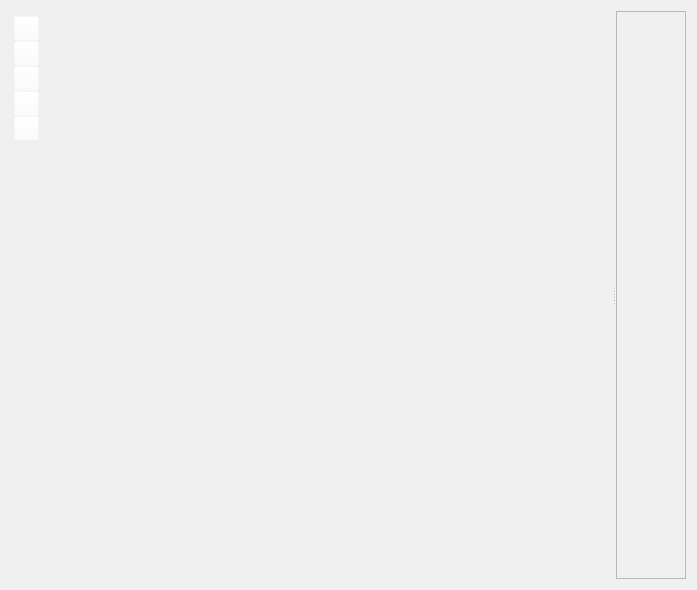
<?xml version="1.0" encoding="UTF-8"?>
<ui version="4.0">
 <class>AbstractPlot</class>
 <widget class="QWidget" name="AbstractPlot">
  <property name="geometry">
   <rect>
    <x>0</x>
    <y>0</y>
    <width>697</width>
    <height>590</height>
   </rect>
  </property>
  <property name="windowTitle">
   <string>Form</string>
  </property>
  <layout class="QHBoxLayout" name="horizontalLayout">
   <item>
    <widget class="QSplitter" name="splitter">
     <property name="frameShape">
      <enum>QFrame::NoFrame</enum>
     </property>
     <property name="orientation">
      <enum>Qt::Horizontal</enum>
     </property>
     <widget class="QCustomPlot" name="plot" native="true">
      <property name="toolTip">
       <string/>
      </property>
      <widget class="QWidget" name="widgetToolTip" native="true">
       <property name="geometry">
        <rect>
         <x>40</x>
         <y>80</y>
         <width>51</width>
         <height>41</height>
        </rect>
       </property>
       <property name="toolTip">
        <string>&lt;html&gt;&lt;head/&gt;&lt;body&gt;&lt;p&gt;&lt;span style=&quot; font-weight:600;&quot;&gt;Как масштабировать ось:&lt;/span&gt; навести курсор на ось и крутить колесико &lt;span style=&quot; font-style:italic;&quot;&gt;или &lt;/span&gt;сделать двойнок клик на ось и появятся настройки.&lt;br/&gt;Если нажать на правую кнопку мыши (ПКМ), то оси автоматически подстроятся под графики.&lt;/p&gt;&lt;p&gt;&lt;span style=&quot; font-weight:600;&quot;&gt;Режимы работы графика: &lt;/span&gt;Существует два основных режима: &lt;span style=&quot; font-style:italic;&quot;&gt;realtime&lt;/span&gt; и &lt;span style=&quot; font-style:italic;&quot;&gt;свободный&lt;/span&gt;. Режим изменяется двойным кликом мышки (ЛКМ) по области графика (см рисунок ниже).&lt;br/&gt;&lt;img src=&quot;:/ui/ui-realtimeqcp-mouse-area.PNG&quot;/&gt;&lt;/p&gt;&lt;p&gt;В режиме &lt;span style=&quot; font-style:italic;&quot;&gt;realtime&lt;/span&gt; показывается только последние несколько минут без возможности прокрутки оси времени, сбоку появится буква &lt;span style=&quot; font-style:italic;&quot;&gt;R (Realtime).&lt;br/&gt;&lt;/span&gt;&lt;img src=&quot;:/ui/ui-realtimeqcp-realtime.PNG&quot;/&gt;&lt;br/&gt;В этом режиме нельзя двигать ось времени влево или право, однако можно менять временной диапазон, смотри раздел &lt;span style=&quot; font-style:italic;&quot;&gt;Как масштабировать ось.&lt;br/&gt;&lt;/span&gt;В режиме &lt;span style=&quot; font-style:italic;&quot;&gt;свободный&lt;/span&gt; можно листать график по любым осям без ограничений, буквы &lt;span style=&quot; font-style:italic;&quot;&gt;R&lt;/span&gt; не будет.&lt;/p&gt;&lt;p&gt;&lt;span style=&quot; font-weight:600;&quot;&gt;Как включить курсор: &lt;/span&gt;нужно нажать правой кнопкой мыши (ПКМ) по области графика, и справа в легенде будет показано значение в позиции курсора.&lt;br/&gt;В этом режиме отображается надпись &lt;span style=&quot; font-style:italic;&quot;&gt;C1(Cursor 1) &lt;/span&gt;сбоку. &lt;br/&gt;&lt;img src=&quot;:/ui/ui-realtimeqcp-cursor0102.PNG&quot;/&gt;&lt;br/&gt;Так же можно активировать второй курсор нажатием на колесико мыши (СКМ) и это дает возможность&lt;br/&gt;посмотреть в легенде разницу между значениями под курсорами.&lt;br/&gt;Режим второго курсора отображается надписью &lt;span style=&quot; font-style:italic;&quot;&gt;C2(Cursor 2)&lt;/span&gt; сбоку.&lt;/p&gt;&lt;p&gt;&lt;span style=&quot; font-weight:600;&quot;&gt;Легенда: &lt;/span&gt;В легенде можно отключить видимость графика и изменить его цвет. &lt;br/&gt;Сверку показано время. В режиме &lt;span style=&quot; font-style:italic;&quot;&gt;realtime &lt;/span&gt;показывается текущее время.&lt;br/&gt;В режиме &lt;span style=&quot; font-style:italic;&quot;&gt;свободный &lt;/span&gt;показывается время первого курсора &lt;span style=&quot; font-style:italic;&quot;&gt;C1, &lt;/span&gt;а в круглых скобках указана разница между текущим временем и временем курсора&lt;span style=&quot; font-style:italic;&quot;&gt;.&lt;br/&gt;&lt;/span&gt;Когда активны оба курсора &lt;span style=&quot; font-style:italic;&quot;&gt;C1 C2 &lt;/span&gt;- показывается временная разница между курсорами в квадратных скобках.&lt;/p&gt;&lt;/body&gt;&lt;/html&gt;</string>
       </property>
      </widget>
      <widget class="QPushButton" name="pushButtonHelp">
       <property name="geometry">
        <rect>
         <x>3</x>
         <y>30</y>
         <width>25</width>
         <height>25</height>
        </rect>
       </property>
       <property name="sizePolicy">
        <sizepolicy hsizetype="Fixed" vsizetype="Fixed">
         <horstretch>0</horstretch>
         <verstretch>0</verstretch>
        </sizepolicy>
       </property>
       <property name="minimumSize">
        <size>
         <width>0</width>
         <height>0</height>
        </size>
       </property>
       <property name="toolTip">
        <string>Помощь</string>
       </property>
       <property name="styleSheet">
        <string notr="true">background-color: rgba(255, 255, 255, 0);</string>
       </property>
       <property name="text">
        <string/>
       </property>
       <property name="icon">
        <iconset resource="../../../pic/ui-res.qrc">
         <normaloff>:/ico-custom/ico/custom/ask-question_002.png</normaloff>:/ico-custom/ico/custom/ask-question_002.png</iconset>
       </property>
       <property name="iconSize">
        <size>
         <width>25</width>
         <height>25</height>
        </size>
       </property>
      </widget>
      <widget class="QPushButton" name="pushButtonPrintScreenCopy">
       <property name="geometry">
        <rect>
         <x>3</x>
         <y>80</y>
         <width>25</width>
         <height>25</height>
        </rect>
       </property>
       <property name="sizePolicy">
        <sizepolicy hsizetype="Fixed" vsizetype="Fixed">
         <horstretch>0</horstretch>
         <verstretch>0</verstretch>
        </sizepolicy>
       </property>
       <property name="minimumSize">
        <size>
         <width>0</width>
         <height>0</height>
        </size>
       </property>
       <property name="toolTip">
        <string>Копировать скриншот в буфер обмена</string>
       </property>
       <property name="styleSheet">
        <string notr="true">background-color: rgba(255, 255, 255, 0);</string>
       </property>
       <property name="text">
        <string/>
       </property>
       <property name="icon">
        <iconset resource="../../../pic/ui-res.qrc">
         <normaloff>:/ico/web/ico/web/screenshot_002.png</normaloff>:/ico/web/ico/web/screenshot_002.png</iconset>
       </property>
       <property name="iconSize">
        <size>
         <width>25</width>
         <height>25</height>
        </size>
       </property>
      </widget>
      <widget class="QPushButton" name="pushButtonPrintScreen">
       <property name="geometry">
        <rect>
         <x>3</x>
         <y>55</y>
         <width>25</width>
         <height>25</height>
        </rect>
       </property>
       <property name="sizePolicy">
        <sizepolicy hsizetype="Fixed" vsizetype="Fixed">
         <horstretch>0</horstretch>
         <verstretch>0</verstretch>
        </sizepolicy>
       </property>
       <property name="toolTip">
        <string>Сделать скриншот</string>
       </property>
       <property name="styleSheet">
        <string notr="true">background-color: rgba(255, 255, 255, 0);</string>
       </property>
       <property name="text">
        <string/>
       </property>
       <property name="icon">
        <iconset resource="../../../pic/ui-res.qrc">
         <normaloff>:/ico/web/ico/web/camera.png</normaloff>:/ico/web/ico/web/camera.png</iconset>
       </property>
       <property name="iconSize">
        <size>
         <width>25</width>
         <height>25</height>
        </size>
       </property>
      </widget>
      <widget class="QPushButton" name="pushButtonOptions">
       <property name="geometry">
        <rect>
         <x>3</x>
         <y>5</y>
         <width>25</width>
         <height>25</height>
        </rect>
       </property>
       <property name="sizePolicy">
        <sizepolicy hsizetype="Fixed" vsizetype="Fixed">
         <horstretch>0</horstretch>
         <verstretch>0</verstretch>
        </sizepolicy>
       </property>
       <property name="minimumSize">
        <size>
         <width>0</width>
         <height>0</height>
        </size>
       </property>
       <property name="toolTip">
        <string>Настройки</string>
       </property>
       <property name="styleSheet">
        <string notr="true">background-color: rgba(255, 255, 255, 0);</string>
       </property>
       <property name="text">
        <string/>
       </property>
       <property name="icon">
        <iconset resource="../../../pic/ui-res.qrc">
         <normaloff>:/ico-custom/ico/custom/gears-white.png</normaloff>:/ico-custom/ico/custom/gears-white.png</iconset>
       </property>
       <property name="iconSize">
        <size>
         <width>25</width>
         <height>25</height>
        </size>
       </property>
       <property name="checkable">
        <bool>true</bool>
       </property>
      </widget>
      <widget class="QPushButton" name="pushButtonPrintScreenPaint">
       <property name="geometry">
        <rect>
         <x>3</x>
         <y>105</y>
         <width>25</width>
         <height>25</height>
        </rect>
       </property>
       <property name="sizePolicy">
        <sizepolicy hsizetype="Fixed" vsizetype="Fixed">
         <horstretch>0</horstretch>
         <verstretch>0</verstretch>
        </sizepolicy>
       </property>
       <property name="minimumSize">
        <size>
         <width>0</width>
         <height>0</height>
        </size>
       </property>
       <property name="toolTip">
        <string>Сохранить и открыть в &quot;Paint&quot;</string>
       </property>
       <property name="styleSheet">
        <string notr="true">background-color: rgba(255, 255, 255, 0);</string>
       </property>
       <property name="text">
        <string/>
       </property>
       <property name="icon">
        <iconset resource="../../../pic/ui-res.qrc">
         <normaloff>:/ui/paint.png</normaloff>:/ui/paint.png</iconset>
       </property>
       <property name="iconSize">
        <size>
         <width>25</width>
         <height>25</height>
        </size>
       </property>
      </widget>
     </widget>
     <widget class="QScrollArea" name="scrollAreaLegend">
      <property name="widgetResizable">
       <bool>true</bool>
      </property>
      <widget class="QWidget" name="scrollAreaWidgetContents">
       <property name="geometry">
        <rect>
         <x>0</x>
         <y>0</y>
         <width>69</width>
         <height>570</height>
        </rect>
       </property>
      </widget>
     </widget>
    </widget>
   </item>
  </layout>
 </widget>
 <customwidgets>
  <customwidget>
   <class>QCustomPlot</class>
   <extends>QWidget</extends>
   <header>lib/koshi8bit/ui/qcustomplot/qcustomplot.h</header>
   <container>1</container>
  </customwidget>
 </customwidgets>
 <resources>
  <include location="../../../pic/ui-res.qrc"/>
 </resources>
 <connections/>
</ui>
